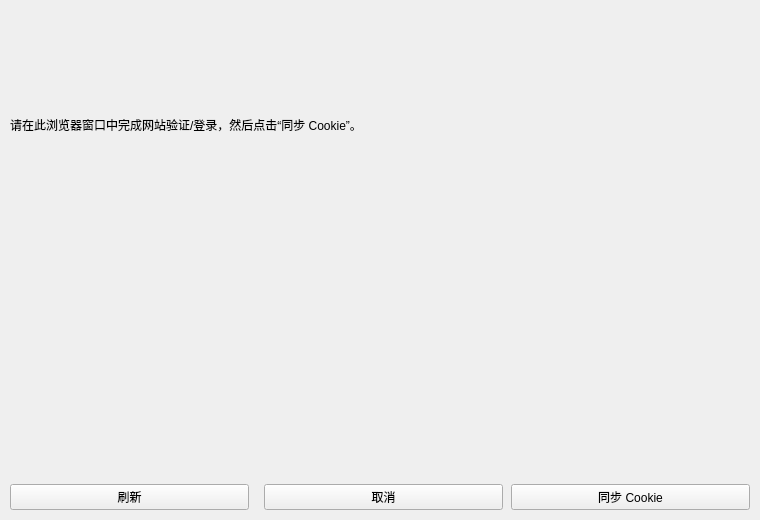
<?xml version="1.0" encoding="UTF-8"?>
<ui version="4.0">
 <class>BrowserCookieDialogForm</class>
 <widget class="QWidget" name="BrowserCookieDialogForm">
  <property name="windowTitle">
   <string>浏览器验证 Cookie</string>
  </property>
  <property name="minimumSize">
   <size>
    <width>760</width>
    <height>520</height>
   </size>
  </property>
  <layout class="QVBoxLayout" name="dialogLayout">
   <property name="leftMargin">
    <number>10</number>
   </property>
   <property name="topMargin">
    <number>10</number>
   </property>
   <property name="rightMargin">
    <number>10</number>
   </property>
   <property name="bottomMargin">
    <number>10</number>
   </property>
   <property name="spacing">
    <number>8</number>
   </property>
   <item>
    <widget class="QLabel" name="tipLabel">
     <property name="text">
      <string>请在此浏览器窗口中完成网站验证/登录，然后点击“同步 Cookie”。</string>
     </property>
     <property name="wordWrap">
      <bool>true</bool>
     </property>
    </widget>
   </item>
   <item>
    <widget class="QWidget" name="webHost">
     <layout class="QVBoxLayout" name="webHostLayout">
      <property name="leftMargin">
       <number>0</number>
      </property>
      <property name="topMargin">
       <number>0</number>
      </property>
      <property name="rightMargin">
       <number>0</number>
      </property>
      <property name="bottomMargin">
       <number>0</number>
      </property>
     </layout>
    </widget>
   </item>
   <item>
    <layout class="QHBoxLayout" name="buttonLayout">
     <item>
      <widget class="QPushButton" name="refreshButton">
       <property name="text">
        <string>刷新</string>
       </property>
      </widget>
     </item>
     <item>
      <spacer name="buttonSpacer">
       <property name="orientation">
        <enum>Qt::Orientation::Horizontal</enum>
       </property>
       <property name="sizeType">
        <enum>QSizePolicy::Policy::Expanding</enum>
       </property>
      </spacer>
     </item>
     <item>
      <widget class="QPushButton" name="cancelButton">
       <property name="text">
        <string>取消</string>
       </property>
      </widget>
     </item>
     <item>
      <widget class="QPushButton" name="syncButton">
       <property name="objectName">
        <string>primaryButton</string>
       </property>
       <property name="text">
        <string>同步 Cookie</string>
       </property>
      </widget>
     </item>
    </layout>
   </item>
  </layout>
 </widget>
 <resources/>
 <connections/>
</ui>
